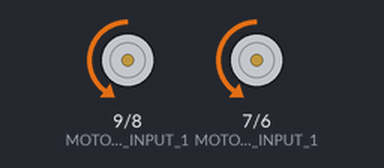
A sketch run on a simulated Arduino Uno, built with avr-gcc and run on an emulated ATmega328P. Shown: motor-driver pin pairs drawn as motors (green arrow = first pin HIGH = forward, orange = second pin HIGH = backward, longer = more drive, scaled by the enable pin).

Above: at 1.0 s.
At 3.0 s:
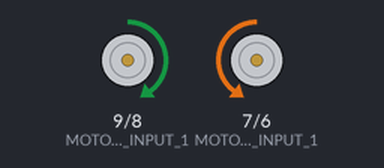
At 5.0 s:
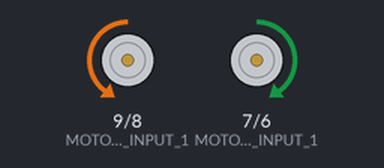
At 7.0 s:
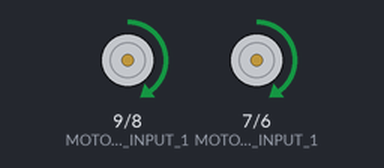
Timing chart, 0 to 10.4 s (numbered marks = the images above):
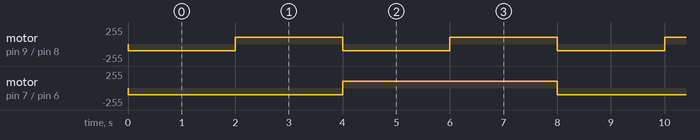

Measured:
- by itself, motor on pin 9 (MOTOR_1_INPUT_1) / pin 8 (MOTOR_1_INPUT_2): alternates forward 100/255 for 2.0 s and backward 100/255 for 2.0 s
- by itself, motor on pin 7 (MOTOR_2_INPUT_1) / pin 6 (MOTOR_2_INPUT_2): alternates forward 100/255 for 4.0 s and backward 100/255 for 4.0 s

The sketch:

l298n_workshop3.ino
```cpp
/*
ROBOTHON ELECTRONIX ENSTAB
Workshop 3 : Motors and drivers
Copy and Paste this code on your Arduino IDE


This code is delicately typed by the ELECTRONIX Club for whom this may be of concern
HEDFI Wassim.
*/


#define ENABLE_1_PIN        10      // This should be a pwm (~) pin
#define MOTOR_1_INPUT_1     9
#define MOTOR_1_INPUT_2     8
#define MOTOR_2_INPUT_1     7
#define MOTOR_2_INPUT_2     6
#define ENABLE_2_PIN        5       // This should be a pwm (~) pin


#define MAX_MOTOR_SPEED       200
#define SLOW_MOTOR_SPEED      80
#define NORMAL_MOTOR_SPEED      100


void setup() {
  pinMode(MOTOR_1_INPUT_1, OUTPUT);       // DEFINE
  pinMode(MOTOR_1_INPUT_2, OUTPUT);       // MOTOR
  pinMode(MOTOR_2_INPUT_1, OUTPUT);       // DRIVER
  pinMode(MOTOR_2_INPUT_2, OUTPUT);       // PINS
  pinMode(ENABLE_1_PIN, OUTPUT);          // AS
  pinMode(ENABLE_2_PIN, OUTPUT);          // OUTPUT
}

void forward(uint8_t speed){
  analogWrite(ENABLE_1_PIN, speed); //Left Motor Speed
  analogWrite(ENABLE_2_PIN, speed); //Right Motor Speed
  digitalWrite(MOTOR_1_INPUT_1, LOW);
  digitalWrite(MOTOR_1_INPUT_2, HIGH);
  digitalWrite(MOTOR_2_INPUT_1, LOW);
  digitalWrite(MOTOR_2_INPUT_2, HIGH);
}

void reverse(uint8_t speed){
  analogWrite(ENABLE_1_PIN, speed); //Left Motor Speed
  analogWrite(ENABLE_2_PIN, speed); //Right Motor Speed
  digitalWrite(MOTOR_1_INPUT_1, HIGH);
  digitalWrite(MOTOR_1_INPUT_2, LOW);
  digitalWrite(MOTOR_2_INPUT_1, HIGH);
  digitalWrite(MOTOR_2_INPUT_2, LOW);
}

void sharpleft(uint8_t speed){
  analogWrite(ENABLE_1_PIN, speed); //Left Motor Speed
  analogWrite(ENABLE_2_PIN, speed); //Right Motor Speed
  digitalWrite(MOTOR_1_INPUT_1, LOW);
  digitalWrite(MOTOR_1_INPUT_2, HIGH);
  digitalWrite(MOTOR_2_INPUT_1, HIGH);
  digitalWrite(MOTOR_2_INPUT_2, LOW);
}
void left(uint8_t speed){
  analogWrite(ENABLE_1_PIN, speed); //Left Motor Speed
  analogWrite(ENABLE_2_PIN, speed); //Right Motor Speed
  digitalWrite(MOTOR_1_INPUT_1, LOW);
  digitalWrite(MOTOR_1_INPUT_2, HIGH);
  digitalWrite(MOTOR_2_INPUT_1, LOW);
  digitalWrite(MOTOR_2_INPUT_2, LOW);
}

void sharpright(uint8_t speed){
  analogWrite(ENABLE_1_PIN, speed); //Left Motor Speed
  analogWrite(ENABLE_2_PIN, speed); //Right Motor Speed
  digitalWrite(MOTOR_1_INPUT_1, HIGH);
  digitalWrite(MOTOR_1_INPUT_2, LOW);
  digitalWrite(MOTOR_2_INPUT_1, LOW);
  digitalWrite(MOTOR_2_INPUT_2, HIGH);
}
void right(uint8_t speed){
  analogWrite(ENABLE_1_PIN, speed); //Left Motor Speed
  analogWrite(ENABLE_2_PIN, speed); //Right Motor Speed
  digitalWrite(MOTOR_1_INPUT_1, LOW);
  digitalWrite(MOTOR_1_INPUT_2, LOW);
  digitalWrite(MOTOR_2_INPUT_1, LOW);
  digitalWrite(MOTOR_2_INPUT_2, HIGH);
}
void stopBot(uint8_t speed){
  analogWrite(ENABLE_1_PIN, speed); //Left Motor Speed
  analogWrite(ENABLE_2_PIN, speed); //Right Motor Speed
  digitalWrite(MOTOR_1_INPUT_1, LOW);
  digitalWrite(MOTOR_1_INPUT_2, LOW);
  digitalWrite(MOTOR_2_INPUT_1, LOW);
  digitalWrite(MOTOR_2_INPUT_2, LOW);
}


void loop() {
forward(NORMAL_MOTOR_SPEED);
delay(2000);
sharpright(NORMAL_MOTOR_SPEED);
delay(2000);
sharpleft(NORMAL_MOTOR_SPEED);
delay(2000);
reverse(NORMAL_MOTOR_SPEED);
delay(2000);
}
```
